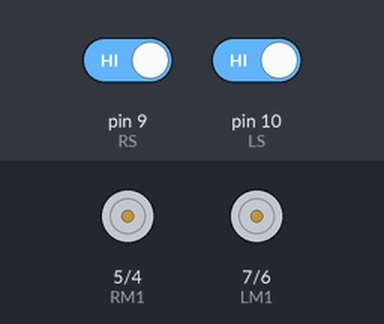
A sketch run on a simulated Arduino Uno, built with avr-gcc and run on an emulated ATmega328P. Shown: motor-driver pin pairs drawn as motors (green arrow = first pin HIGH = forward, orange = second pin HIGH = backward, longer = more drive). The inputs (shaded band) are chosen by the test bench; at power-on: pin 9 (RS) HIGH, pin 10 (LS) HIGH.

Above: at 1.2 s.
1.3 s: pin 9 (RS) driven LOW
At 1.7 s:
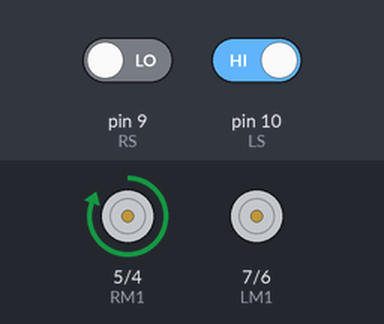
2.8 s: pin 10 (LS) driven LOW
At 4.0 s:
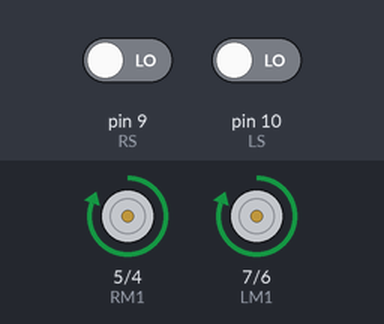
4.3 s: pin 9 (RS) driven HIGH
At 5.2 s:
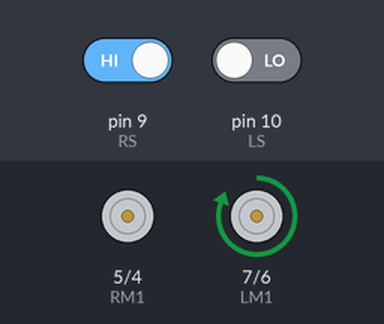
5.8 s: pin 10 (LS) driven HIGH
At 6.4 s:
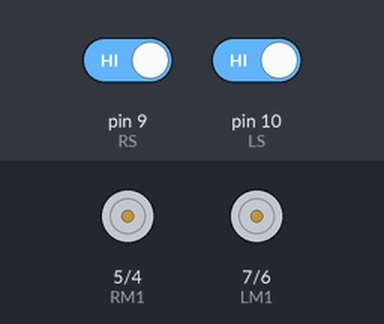
Timing chart, 0 to 8.3 s (numbered marks = the images above; inputs shaded):
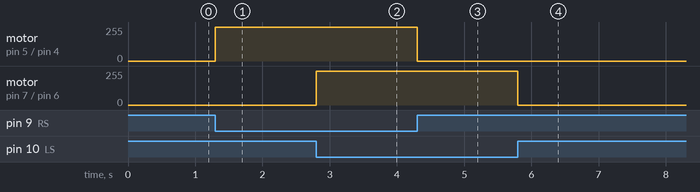

Measured:
- after the input at 1.3 s, motor on pin 5 (RM1) / pin 4 (RM2): stopped → forward 255/255 at once
- after the input at 2.8 s, motor on pin 7 (LM1) / pin 6 (LM2): stopped → forward 255/255 at once
- after the input at 4.3 s, motor on pin 5 (RM1) / pin 4 (RM2): forward 255/255 → stopped at once
- after the input at 5.8 s, motor on pin 7 (LM1) / pin 6 (LM2): forward 255/255 → stopped at once

The sketch:

line_follower_robot.ino
```cpp
// Developer: https://github.com/VinsmokeSomya

#define LS 10      // left sensor
#define RS 9       // right sensor
#define LM1 7      //motor Driver in1
#define LM2 6     //motor Driver in2
#define RM1 5      //motor Driver in3
#define RM2 4      //motor Driver in4

void setup()
{
  pinMode(LS, INPUT);
  pinMode(RS, INPUT);
  pinMode(LM1, OUTPUT);
  pinMode(LM2, OUTPUT);
  pinMode(RM1, OUTPUT);
  pinMode(RM2, OUTPUT);

}
void loop()
{


  if(!digitalRead(LS) && !digitalRead(RS))
  {
       // FORWARD
    digitalWrite(LM1, HIGH);
    digitalWrite(LM2, LOW);
    digitalWrite(RM1, HIGH);
    digitalWrite(RM2, LOW);
  }

  if((digitalRead(LS)) && !digitalRead(RS))
  {
      // Left turn
    digitalWrite(LM1, LOW);
    digitalWrite(LM2, LOW);
    digitalWrite(RM1, HIGH);
    digitalWrite(RM2, LOW);
  }

  if(!digitalRead(LS) && (digitalRead(RS)))
  {
        // turn right
    digitalWrite(LM1, HIGH);
    digitalWrite(LM2, LOW);
    digitalWrite(RM1, LOW);
    digitalWrite(RM2, LOW);
  }

  if((digitalRead(LS)) && (digitalRead(RS)))
  {       //Stop
    digitalWrite(LM1, LOW);
    digitalWrite(LM2, LOW);
    digitalWrite(RM1, LOW);
    digitalWrite(RM2, LOW);
  }
}
```
